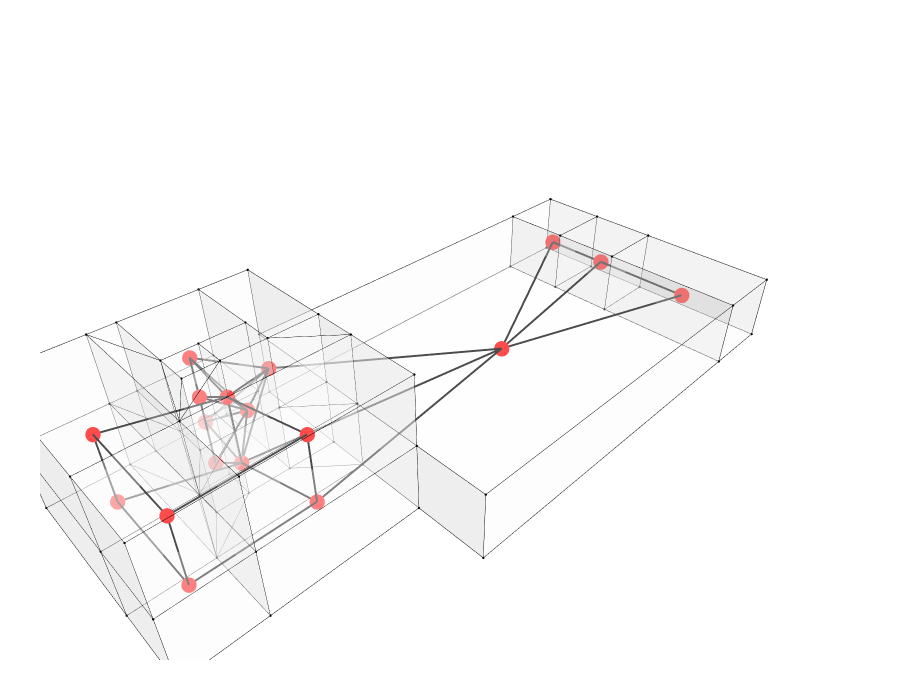

The notebook cell this image was saved under:
### Markdown cell above
## 12. Show the geometry and the graph

### Code cell
Topology.Show(
    cc,
    g1,
    vertexSizeKey="size",
    vertexColorKey="color",
    edgeWidthKey="width",
    edgeColorKey="color",
    faceOpacity=0.3,
    edgeWidth=1,
    edgeColor="black",
    backgroundColor="white",
    width=900,
    height=700,
    renderer=renderer
)

### Figure 1 — Plotly figure (JSON) as saved in the notebook; plotly's stock layout.template omitted (floating-point values rounded to 4 significant figures; data arrays with more than 128 entries replaced by an {"elided": "..."} marker saying what was removed)
{"data": [{"customdata": ["", "", "", "", "", "", "", "", "", "", "", "", "", "", "", "", "", "", "", "", "", "", "", "", "", "", "", "", "", "", "", "", "", "", "", "", "", "", "", "", "", "", "", "", "", "", "", "", "", "", "", "", "", "", "", "", "", "", "", "", "", "", "", "", "", "", "", "", "", "", "", ""], "hoverinfo": "text", "hovertemplate": ["Click ", "Click ", "Click ", "Click ", "Click ", "Click ", "Click ", "Click ", "Click ", "Click ", "Click ", "Click ", "Click ", "Click ", "Click ", "Click ", "Click ", "Click ", "Click ", "Click ", "Click ", "Click ", "Click ", "Click ", "Click ", "Click ", "Click ", "Click ", "Click ", "Click ", "Click ", "Click ", "Click ", "Click ", "Click ", "Click ", "Click ", "Click ", "Click ", "Click ", "Click ", "Click ", "Click ", "Click ", "Click ", "Click ", "Click ", "Click ", "Click ", "Click ", "Click ", "Click ", "Click ", "Click ", "Click ", "Click ", "Click ", "Click ", "Click ", "Click ", "Click ", "Click ", "Click ", "Click ", "Click ", "Click ", "Click ", "Click ", "Click ", "Click ", "Click ", "Click "], "hovertext": ["", "", "", "", "", "", "", "", "", "", "", "", "", "", "", "", "", "", "", "", "", "", "", "", "", "", "", "", "", "", "", "", "", "", "", "", "", "", "", "", "", "", "", "", "", "", "", "", "", "", "", "", "", "", "", "", "", "", "", "", "", "", "", "", "", "", "", "", "", "", "", ""], "legendgroup": "1", "legendrank": 1, "marker": {"color": ["#000000", "#000000", "#000000", "#000000", "#000000", "#000000", "#000000", "#000000", "#000000", "#000000", "#000000", "#000000", "#000000", "#000000", "#000000", "#000000", "#000000", "#000000", "#000000", "#000000", "#000000", "#000000", "#000000", "#000000", "#000000", "#000000", "#000000", "#000000", "#000000", "#000000", "#000000", "#000000", "#000000", "#000000", "#000000", "#000000", "#000000", "#000000", "#000000", "#000000", "#000000", "#000000", "#000000", "#000000", "#000000", "#000000", "#000000", "#000000", "#000000", "#000000", "#000000", "#000000", "#000000", "#000000", "#000000", "#000000", "#000000", "#000000", "#000000", "#000000", "#000000", "#000000", "#000000", "#000000", "#000000", "#000000", "#000000", "#000000", "#000000", "#000000", "#000000", "#000000"], "line": {"width": 0}, "opacity": 1, "size": [2.8, 2.8, 2.8, 2.8, 2.8, 2.8, 2.8, 2.8, 2.8, 2.8, 2.8, 2.8, 2.8, 2.8, 2.8, 2.8, 2.8, 2.8, 2.8, 2.8, 2.8, 2.8, 2.8, 2.8, 2.8, 2.8, 2.8, 2.8, 2.8, 2.8, 2.8, 2.8, 2.8, 2.8, 2.8, 2.8, 2.8, 2.8, 2.8, 2.8, 2.8, 2.8, 2.8, 2.8, 2.8, 2.8, 2.8, 2.8, 2.8, 2.8, 2.8, 2.8, 2.8, 2.8, 2.8, 2.8, 2.8, 2.8, 2.8, 2.8, 2.8, 2.8, 2.8, 2.8, 2.8, 2.8, 2.8, 2.8, 2.8, 2.8, 2.8, 2.8], "sizemode": "diameter", "symbol": "circle"}, "mode": "markers", "name": "1: Untitled (Vertices)", "showlegend": false, "text": ["", "", "", "", "", "", "", "", "", "", "", "", "", "", "", "", "", "", "", "", "", "", "", "", "", "", "", "", "", "", "", "", "", "", "", "", "", "", "", "", "", "", "", "", "", "", "", "", "", "", "", "", "", "", "", "", "", "", "", "", "", "", "", "", "", "", "", "", "", "", "", ""], "type": "scatter3d", "x": [-2.8, 0, 0, -2.8, -2.8, -2.8, -2.8, 0, 0, 0, -2.8, -2.8, -2.8, -2.8, 0, 21, 21, 21, 21, 0, 0, 0, 0, 0, 0, 21, 21, 21, 21, -5.2, -5.2, -8.4, -7, -7, -8.4, -7, -7, -8.4, -8.4, -7, -7, -5.2, -5.2, -5.2, -5.2, -7, -7, 0, -7, -8.4, -8.4, 25.2, 25.2, 25.2, 25.2, 25.2, 25.2, 25.2, 25.2, -8.4, -8.4, -12.6, -12.6, -12.6, -12.6, 0, -8.4, -12.6, -12.6, -12.6, -12.6, -12.6], "y": [16.8, 16.8, 10.8, 10.8, 12.6, 16.8, 16.8, 16.8, 16.8, 10.8, 10.8, 12.6, 12.6, 10.8, 10.8, 16.8, 12.6, 8.4, 0, 0, 4.2, 8.4, 8.4, 4.2, 0, 0, 8.4, 12.6, 16.8, 10.8, 10.8, 8.4, 10.8, 10.8, 8.4, 12.6, 12.6, 16.8, 16.8, 16.8, 16.8, 12.6, 12.6, 12.6, 10.8, 16.8, 12.6, 8.4, 10.8, 8.4, 16.8, 16.8, 12.6, 16.8, 12.6, 8.4, 8.4, 0, 0, 4.2, 4.2, 16.8, 16.8, 8.4, 8.4, 4.2, 4.2, 16.8, 8.4, 4.2, 4.2, 4.2], "z": [0, 0, 0, 0, 0, 4, 8, 8, 4, 4, 4, 4, 8, 8, 8, 0, 0, 0, 0, 0, 0, 0, 4, 4, 4, 4, 4, 4, 4, 0, 4, 0, 4, 0, 4, 4, 0, 0, 4, 4, 0, 0, 4, 8, 8, 8, 8, 8, 8, 8, 8, 0, 0, 4, 4, 0, 4, 0, 4, 0, 4, 0, 4, 4, 0, 8, 8, 8, 8, 0, 4, 8]}, {"hoverinfo": "text", "hovertext": [], "legendgroup": "2", "legendrank": 2, "line": {"color": "#000000", "dash": "solid", "width": 1}, "marker": {"color": "#000000", "size": 0.25, "symbol": "circle"}, "mode": "markers+lines", "name": "1: Untitled (Edges)", "showlegend": false, "text": [], "type": "scatter3d", "x": {"elided": "477 float values"}, "y": {"elided": "477 float values"}, "z": {"elided": "477 int values"}}, {"cmax": 1, "cmin": 0, "color": "#FAFAFA", "colorscale": [[0, "#440154"], [0.1111, "#482878"], [0.2222, "#3e4989"], [0.3333, "#31688e"], [0.4444, "#26828e"], [0.5556, "#1f9e89"], [0.6667, "#35b779"], [0.7778, "#6ece58"], [0.8889, "#b5de2b"], [1, "#fde725"]], "flatshading": true, "hoverinfo": "text", "hovertext": "", "i": {"elided": "216 int values"}, "j": {"elided": "216 int values"}, "k": {"elided": "216 int values"}, "legendgroup": "3", "legendrank": 3, "lighting": {"facenormalsepsilon": 0}, "name": "1: Untitled (Faces)", "opacity": 0.3, "showlegend": false, "showscale": false, "text": "", "type": "mesh3d", "x": [-2.8, 0, -2.8, 0, -2.8, 0, -2.8, 0, -2.8, 0, -2.8, -2.8, -2.8, -2.8, 0, 0, 21, 21, 0, 0, 21, 21, 0, 21, 0, 0, 21, 21, 21, -5.2, -5.2, -8.4, -7, -7, -8.4, -7, -7, -8.4, -8.4, -7, -7, -5.2, -5.2, -5.2, -5.2, -7, -7, 0, -7, -8.4, -8.4, 25.2, 25.2, 25.2, 25.2, 25.2, 25.2, 25.2, 25.2, -8.4, -8.4, -12.6, -12.6, -12.6, -12.6, 0, -8.4, -12.6, -12.6, -12.6, -12.6, -12.6], "y": [12.6, 10.8, 10.8, 16.8, 16.8, 16.8, 16.8, 16.8, 16.8, 10.8, 10.8, 10.8, 12.6, 12.6, 10.8, 4.2, 8.4, 0, 0, 8.4, 12.6, 16.8, 8.4, 0, 4.2, 0, 8.4, 12.6, 16.8, 10.8, 10.8, 8.4, 10.8, 10.8, 8.4, 12.6, 12.6, 16.8, 16.8, 16.8, 16.8, 12.6, 12.6, 12.6, 10.8, 16.8, 12.6, 8.4, 10.8, 8.4, 16.8, 16.8, 12.6, 16.8, 12.6, 8.4, 8.4, 0, 0, 4.2, 4.2, 16.8, 16.8, 8.4, 8.4, 4.2, 4.2, 16.8, 8.4, 4.2, 4.2, 4.2], "z": [0, 0, 0, 0, 0, 4, 4, 8, 8, 4, 4, 8, 8, 4, 8, 0, 0, 0, 0, 0, 0, 0, 4, 4, 4, 4, 4, 4, 4, 4, 0, 0, 4, 0, 4, 4, 0, 4, 0, 4, 0, 0, 4, 8, 8, 8, 8, 8, 8, 8, 8, 0, 0, 4, 4, 0, 4, 0, 4, 0, 4, 0, 4, 4, 0, 8, 8, 8, 8, 0, 4, 8]}, {"hoverinfo": "text", "hovertext": [], "legendgroup": "6", "legendrank": 6, "line": {"color": "#000000", "dash": "solid", "width": 4}, "marker": {"color": "#000000", "size": 1, "symbol": "circle"}, "mode": "markers+lines", "name": "2: Untitled Graph (Edges)", "showlegend": false, "text": [], "type": "scatter3d", "x": [-1.4, -4.9, null, -4, -4.9, null, -5.229, -4.9, null, -4.9, -4.9, null, -4.9, -6.1, null, 10.5, 23.1, null, 23.1, 23.1, null, 23.1, 23.1, null, 10.5, 23.1, null, -10.5, -10.5, null, -5.229, -10.5, null, -10.5, -10.5, null, -4, -6.1, null, -5.229, -6.1, null, -6.1, -6.1, null, -1.4, -5.229, null, -1.4, -4, null, -1.4, 10.5, null, -1.4, -5.229, null, -1.4, -4.9, null, -5.229, -10.5, null, -10.5, -10.5, null, -5.229, -5.229, null, -5.229, -4, null, 10.5, -5.229, null, -5.229, -4.2, null, 10.5, 23.1, null, 10.5, -4.2, null, -4, -5.229, null, -4.9, -5.229, null, -5.229, -6.1, null, -5.229, -4.2, null, -10.5, -10.5, null, -4.2, -10.5, null, -4, -4.9, null, -4, -6.1, null, -4.9, -6.1, null, -4.2, -10.5, null, -4.2, -4.2, null], "y": [13.8, 14.7, null, 11.7, 14.7, null, 10.84, 14.7, null, 14.7, 14.7, null, 14.7, 11.7, null, 8.4, 14.7, null, 14.7, 10.5, null, 10.5, 4.2, null, 8.4, 10.5, null, 12.6, 6.3, null, 10.84, 12.6, null, 12.6, 12.6, null, 11.7, 11.7, null, 10.84, 11.7, null, 11.7, 11.7, null, 13.8, 10.84, null, 13.8, 11.7, null, 13.8, 8.4, null, 13.8, 10.84, null, 13.8, 14.7, null, 10.84, 12.6, null, 12.6, 6.3, null, 10.84, 10.84, null, 10.84, 11.7, null, 8.4, 10.84, null, 10.84, 6.3, null, 8.4, 4.2, null, 8.4, 6.3, null, 11.7, 10.84, null, 14.7, 10.84, null, 10.84, 11.7, null, 10.84, 6.3, null, 6.3, 6.3, null, 6.3, 6.3, null, 11.7, 14.7, null, 11.7, 11.7, null, 14.7, 11.7, null, 6.3, 6.3, null, 6.3, 6.3, null], "z": [4, 2, null, 4, 2, null, 2, 2, null, 2, 6, null, 2, 2, null, 2, 2, null, 2, 2, null, 2, 2, null, 2, 2, null, 2, 2, null, 2, 2, null, 2, 6, null, 4, 2, null, 2, 2, null, 2, 6, null, 4, 6, null, 4, 4, null, 4, 2, null, 4, 2, null, 4, 6, null, 6, 6, null, 6, 6, null, 2, 6, null, 2, 4, null, 2, 2, null, 2, 2, null, 2, 2, null, 2, 2, null, 4, 6, null, 6, 6, null, 6, 6, null, 6, 6, null, 2, 6, null, 6, 6, null, 4, 6, null, 4, 6, null, 6, 6, null, 2, 2, null, 2, 6, null]}, {"customdata": ["", "", "", "", "", "", "", "", "", "", "", "", "", "", "", "", "", ""], "hoverinfo": "text", "hovertemplate": ["Click ", "Click ", "Click ", "Click ", "Click ", "Click ", "Click ", "Click ", "Click ", "Click ", "Click ", "Click ", "Click ", "Click ", "Click ", "Click ", "Click ", "Click "], "hovertext": ["", "", "", "", "", "", "", "", "", "", "", "", "", "", "", "", "", ""], "legendgroup": "5", "legendrank": 5, "marker": {"color": ["#FF0000", "#FF0000", "#FF0000", "#FF0000", "#FF0000", "#FF0000", "#FF0000", "#FF0000", "#FF0000", "#FF0000", "#FF0000", "#FF0000", "#FF0000", "#FF0000", "#FF0000", "#FF0000", "#FF0000", "#FF0000"], "line": {"width": 0}, "opacity": 1, "size": [18, 18, 18, 18, 18, 18, 18, 18, 18, 18, 18, 18, 18, 18, 18, 18, 18, 18], "sizemode": "diameter", "symbol": "circle"}, "mode": "markers", "name": "2: Untitled Graph (Vertices)", "showlegend": false, "text": ["", "", "", "", "", "", "", "", "", "", "", "", "", "", "", "", "", ""], "type": "scatter3d", "x": [-4.9, 23.1, 23.1, -10.5, -6.1, -1.4, -10.5, -5.229, 10.5, -5.229, -10.5, -4, -4.9, 23.1, -4.2, -4.2, -10.5, -6.1], "y": [14.7, 14.7, 10.5, 12.6, 11.7, 13.8, 12.6, 10.84, 8.4, 10.84, 6.3, 11.7, 14.7, 4.2, 6.3, 6.3, 6.3, 11.7], "z": [2, 2, 2, 2, 2, 4, 6, 2, 2, 6, 6, 4, 6, 2, 2, 6, 2, 6]}], "layout": {"autosize": true, "height": 700, "margin": {"b": 40, "l": 40, "r": 40, "t": 40}, "paper_bgcolor": "#FFFFFF", "plot_bgcolor": "#FFFFFF", "scene": {"aspectmode": "data", "camera": {"center": {"x": 0, "y": 0, "z": 0}, "eye": {"x": -1.25, "y": -1.25, "z": 1.25}, "projection": {"type": "perspective"}, "up": {"x": 0, "y": 0, "z": 1}}, "xaxis": {"visible": false}, "yaxis": {"visible": false}, "zaxis": {"visible": false}}, "showlegend": true, "width": 900, "xaxis": {"showgrid": false, "visible": false, "zeroline": false}, "yaxis": {"showgrid": false, "visible": false, "zeroline": false}}}
